Frame 1 (no input): blank canvas, image omitted
Frame 60 (the mouse pressed at the canvas centre just before this capture): blank canvas, image omitted
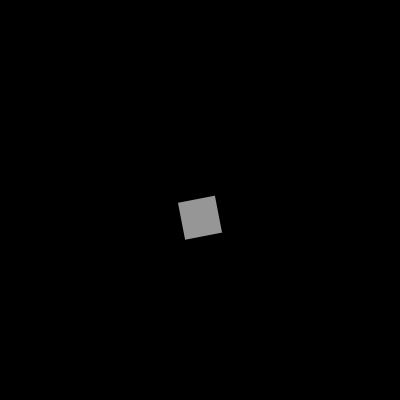
Frame 120 (the mouse held since frame 60 and released just before this capture)

The Processing sketch whose frames 1 and 60 were blank and that drew this single picture after the mouse press (run headless with seeded random() and noise(); from frame 60 on, the mouse is pressed at the canvas centre):

// Processing sketch: ArrayList_01
// ── ArrayList_01.pde
/* 
 --------------------------
 ** PLEASE READ INFO TAB **
 --------------------------
 
 */

/////////////////////////// GLOBALS ////////////////////////////
ArrayList <Box> boxes;
float angleBoxSize;
/////////////////////////// SETUP ////////////////////////////

void setup() {
  size(400, 400);
  background(0);
  smooth();
  rectMode(CENTER);
  boxes = new ArrayList();
  angleBoxSize = radians(0);
}

/////////////////////////// DRAW ////////////////////////////
void draw() {
  background(0);


  for (Box b : boxes) {
    b.render(); 
    b.move();
  }
}

/////////////////////////// FUNCTIONS ////////////////////////////
void mousePressed() {
  float boxSize = random(15, 50);
  Box b = new Box(mouseX, mouseY, boxSize);
  boxes.add(b);
}

void keyPressed() { 
  if (key == 'g') {
    //boxes.get(2);
    boxes.clear(); // Clears all elements from the Array List.
    // println(
  }
  if (key == 'a') {
    int s = boxes.size();
    println(s);
  }
}




// ── BOX_CLASS.pde
/////////////////////////// CLASS
class Box {
  float x, y;
  float w;
  color c;
  float angle;

  Box(int x, int y, float w) {
    this.x = x;
    this.y = y;
    this.w = w;
    c = color(255);
    angle = radians(0);
  }

  void render() {
    fill(c, 150);
    noStroke();
    pushMatrix();
    translate(x,y);
    rotate(angle);
    rect(0, 0, w, w);
    popMatrix();
  
  }
  
  void move() {
    y+=0.3;
    //angle+=sin(angle*0.03)*50;
    angle+=0.05;
  }
}


// ── INFO.pde
/*

//////////////////////////
DYNAMIC ARRAYS|COLLECTIONS
//////////////////////////

--------------------------
Sketch : ARRAYLIST_01
--------------------------

Introduction to the ArrayList in Java
>>> http://docs.oracle.com/javase/7/docs/api/java/util/ArrayList.html
   

************************
FREE ART BUREAU INFO
http://freeartbureau.org

******************************** END


*NB

----------------------------------------------
*/
